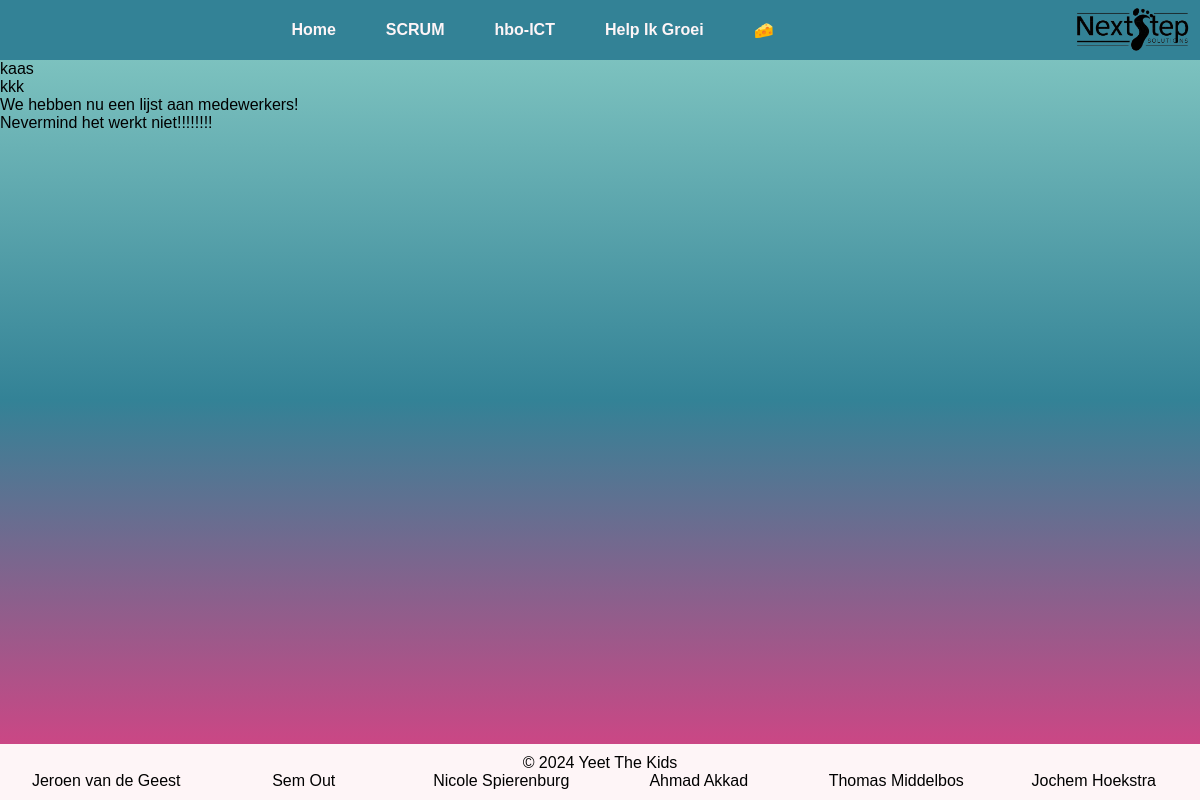
Page /announcements/ on the earlier database version.
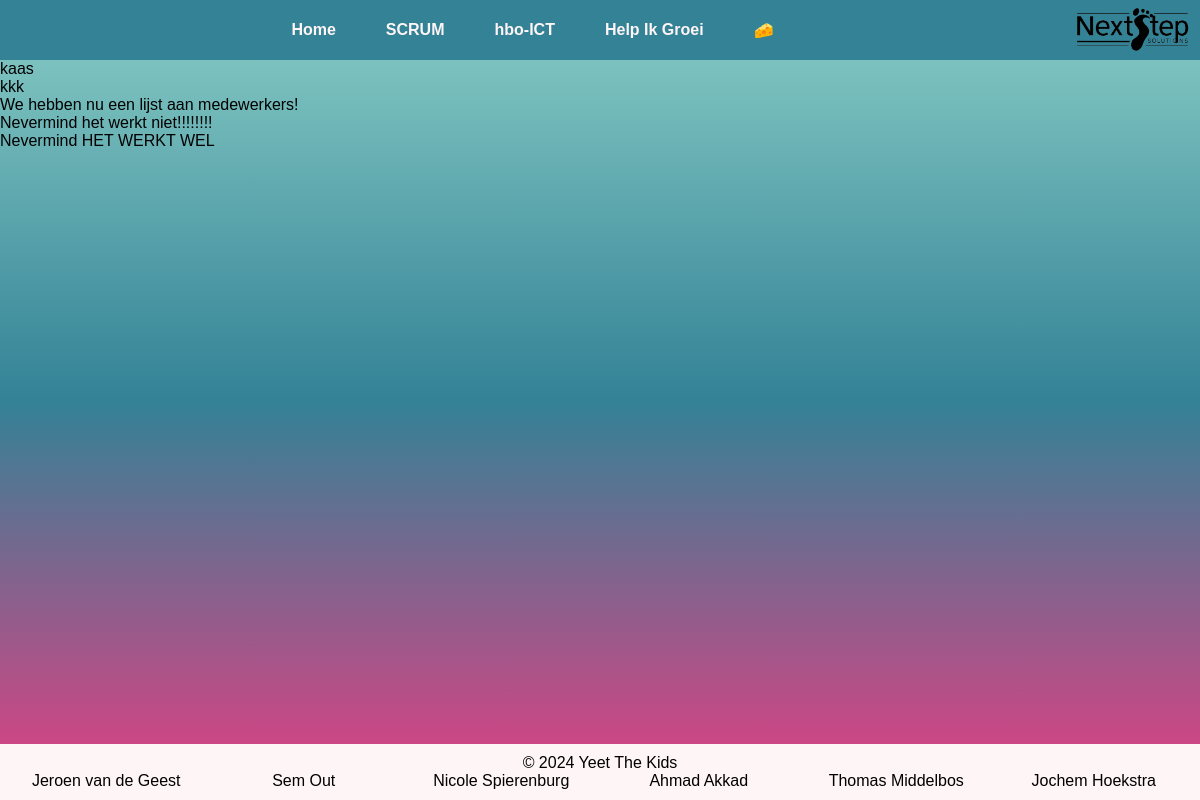
Same page on the later database version.
### announcements/models.py (models this page shows)
class Announcement(models.Model):
    title = models.CharField(max_length=32)
    text = models.TextField()

### announcements/views.py (the view)
# urls.py: path("", views.AnnouncementListView.as_view(), name='announcements'),
class AnnouncementListView(View):
    def get(self, request):
        announcements = models.Announcement.objects.all()
        return render(request, "announcements.html", {'announcements':announcements})

### announcements/templates/announcements.html
{% extends 'core/base.html' %}
{% block content %}
<div>
    {% for announcement in announcements %}
    <div>{{ announcement.title }}</div>
    {% endfor %}
</div>
{% endblock %}

Differences in the rows shown:
added Announcement: title "Nevermind HET WERKT WEL"
